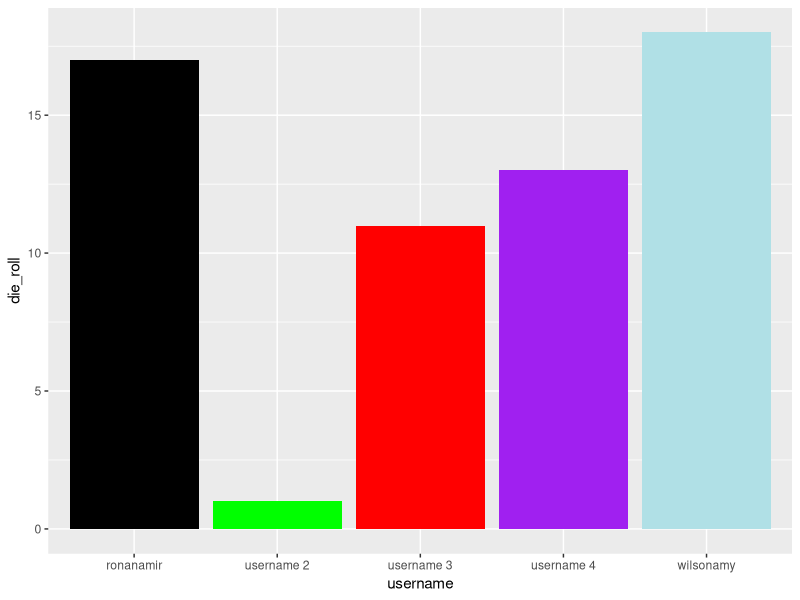
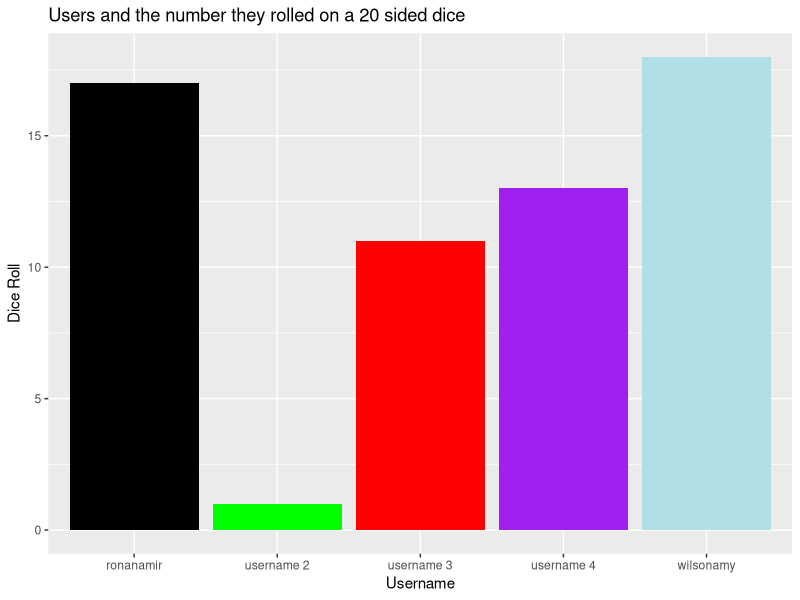
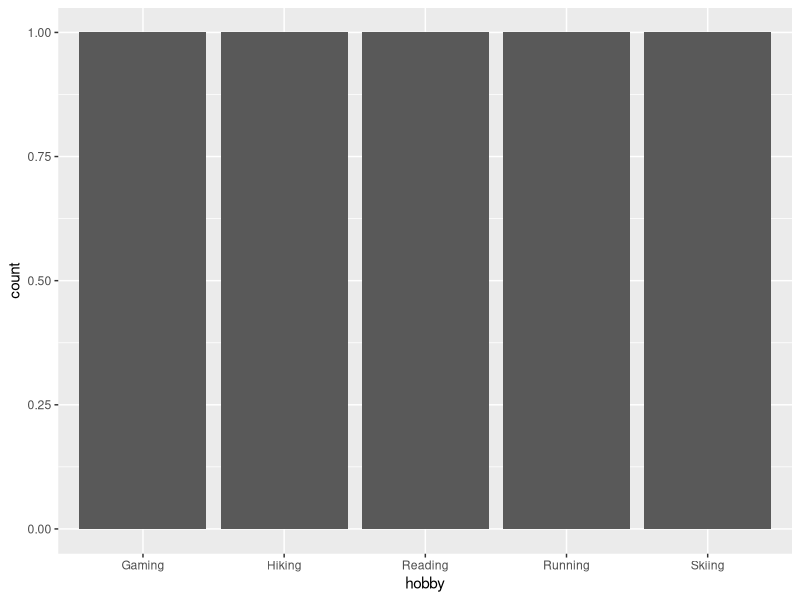

The R script that drew these images, in order:
## ---- chunk 1
library(tidyverse) 
## ---- chunk 2
usernames <- c("wilsonamy", "ronanamir", "username 2", "username 3", "username 4") #Extend if necessary
nums <- c(18, 17, 1, 11, 13) #Extend if necessary
colours <- c("powderblue", "black", "green", "red", "purple") #Extend if necessary
hobbies <- c("Hiking", "Skiing", "Running", "Gaming", "Reading") #Extend if necessary

team_data <- tibble(username = usernames, die_roll = nums, colour = colours,
                    hobby = hobbies)
## ---- chunk 3
# Uncomment the three lines below
 p1 <- ggplot(team_data, aes(x = username, y = die_roll)) +
   geom_col(fill = team_data$colour)
 p1
## ---- chunk 4
 #Uncomment the three lines below
 p1 +
   labs(x = "Username", y = "Dice Roll",
        title = "Users and the number they rolled on a 20 sided dice")
## ---- chunk 5
p2 <- ggplot(team_data, aes(x = hobby)) +
  geom_bar()
p2
